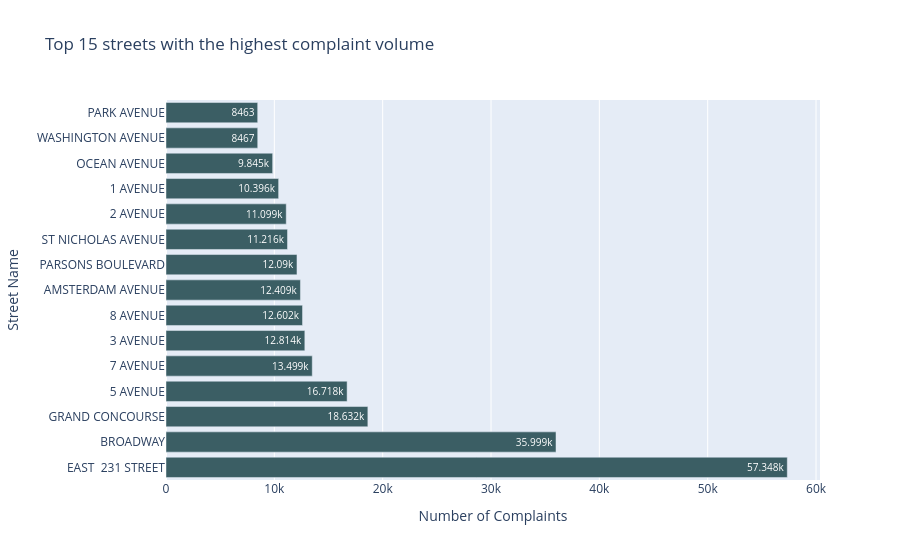

Here is the notebook cell this chart was saved with:
### Code cell
px.bar(data_frame= plot_df, y='street_name', x='count'
        , labels={'street_name' : 'Street Name', 'count' :'Number of Complaints' } , text_auto=True, title='Top 15 streets with the highest complaint volume', color_discrete_sequence= ["#3B5E64"])

### Figure 1 — Plotly figure (JSON) as saved in the notebook; plotly's stock layout.template omitted (floating-point values rounded to 4 significant figures)
{"data": [{"hovertemplate": "Number of Complaints=%{x}<br>Street Name=%{y}<extra></extra>", "legendgroup": "", "marker": {"color": "#3B5E64", "pattern": {"shape": ""}}, "name": "", "orientation": "h", "showlegend": false, "textposition": "auto", "texttemplate": "%{x}", "type": "bar", "x": [57348, 35999, 18632, 16718, 13499, 12814, 12602, 12409, 12090, 11216, 11099, 10396, 9845, 8467, 8463], "xaxis": "x", "y": ["EAST  231 STREET", "BROADWAY", "GRAND CONCOURSE", "5 AVENUE", "7 AVENUE", "3 AVENUE", "8 AVENUE", "AMSTERDAM AVENUE", "PARSONS BOULEVARD", "ST NICHOLAS AVENUE", "2 AVENUE", "1 AVENUE", "OCEAN AVENUE", "WASHINGTON AVENUE", "PARK AVENUE"], "yaxis": "y"}], "layout": {"barmode": "relative", "legend": {"tracegroupgap": 0}, "title": {"text": "Top 15 streets with the highest complaint volume"}, "xaxis": {"anchor": "y", "domain": [0, 1], "title": {"text": "Number of Complaints"}}, "yaxis": {"anchor": "x", "domain": [0, 1], "title": {"text": "Street Name"}}}}
